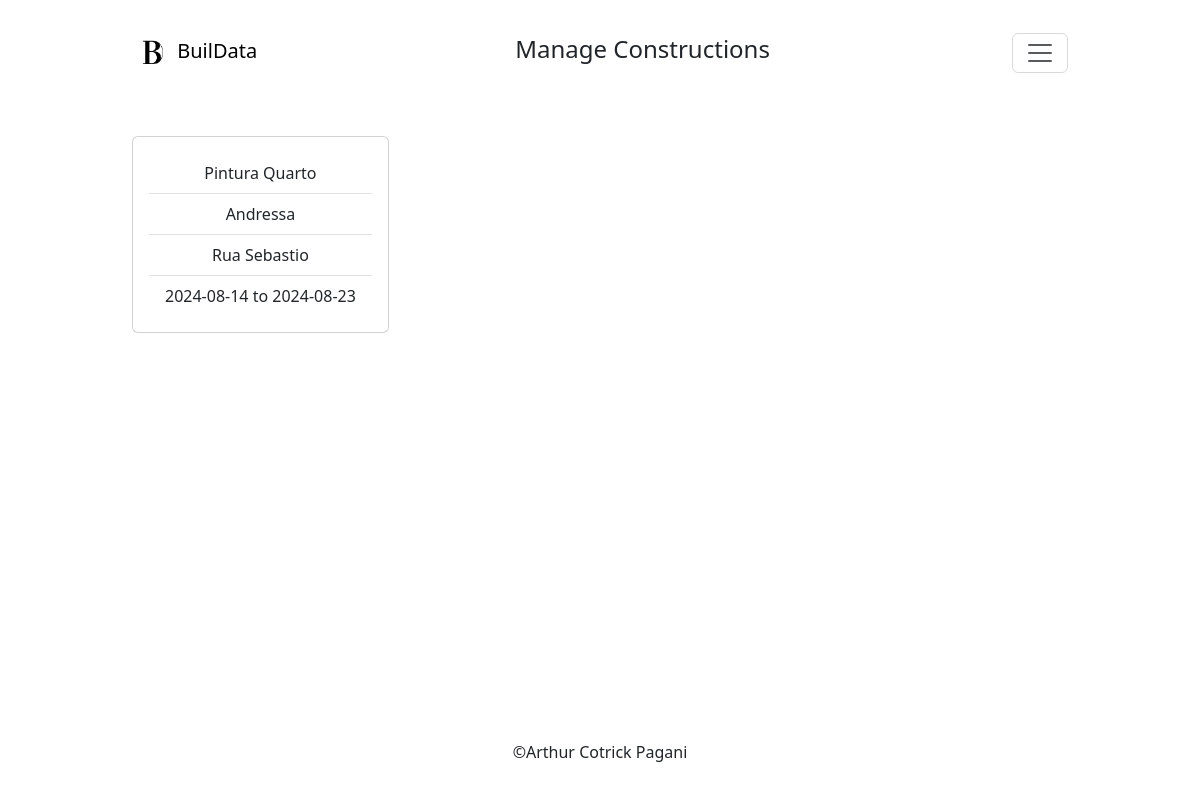
The app's page /mng_constr (signed in) with its own data.
### tables this page shows
CREATE TABLE constructions (
id INTEGER PRIMARY KEY,
user_id INTEGER,
construction_name TEXT,
client TEXT,
address TEXT,
start_date TEXT,
end_date TEXT,
FOREIGN KEY (user_id) REFERENCES users(id)
);

### app.py (the view)
@app.route("/mng_constr")
@login_required
def mng_constr():
    constructions = db.execute("SELECT * FROM constructions WHERE user_id=?", session["user_id"])
    return render_template("mng_constr.html", constructions=constructions)

### app.py (called while the page is built)
def login_required(f):
    @wraps(f)
    def decorated_function(*args, **kwargs):
        if session.get("user_id") is None:
            return redirect("/login")
        return f(*args, **kwargs)
    return decorated_function

@app.after_request
def after_request(response):
    response.headers["Cache-Control"] = "no-cache, no-store, must-revalidate"
    response.headers["Expires"] = 0
    response.headers["Pragma"] = "no-cache"
    return response

### templates/mng_constr.html (shortened to what this page needs)
{% extends "layout.html" %}
{% block nav %}
    Manage Constructions
{% endblock %}
{% block body %}
    {% if constructions %}
        <div class="container__cards">
            {% for data_constr in constructions %}
                    <a class="card" href="/constr_info?id={{ data_constr.id }}">
                        <div class="card-body">
                            <ul class="list-group list-group-flush">
                                <li class="list-group-item">{{ data_constr.construction_name }}</li>
                                <li class="list-group-item">{{ data_constr.client }}</li>
                                <li class="list-group-item">{{ data_constr.address }}</li>
                                <li class="list-group-item">{{ data_constr.start_date }} to {{ data_constr.end_date }}</li>
                            </ul>
                        </div>
                    </a>
            {% endfor %}
        </div>
    {% endif %}
{% endblock %}

### static/css/style.css (style rules this page uses)
* { margin: 0; padding: 0; }
body { height: 100vh; }
.container__cards { display: flex; flex-wrap: wrap; gap: 40px; margin: 0 auto; }
.card { text-decoration: none; }

### records on screen
constructions: construction_name "Pintura Quarto", client "Andressa", address "Rua Sebastio", start_date "2024-08-14", end_date "2024-08-23"
